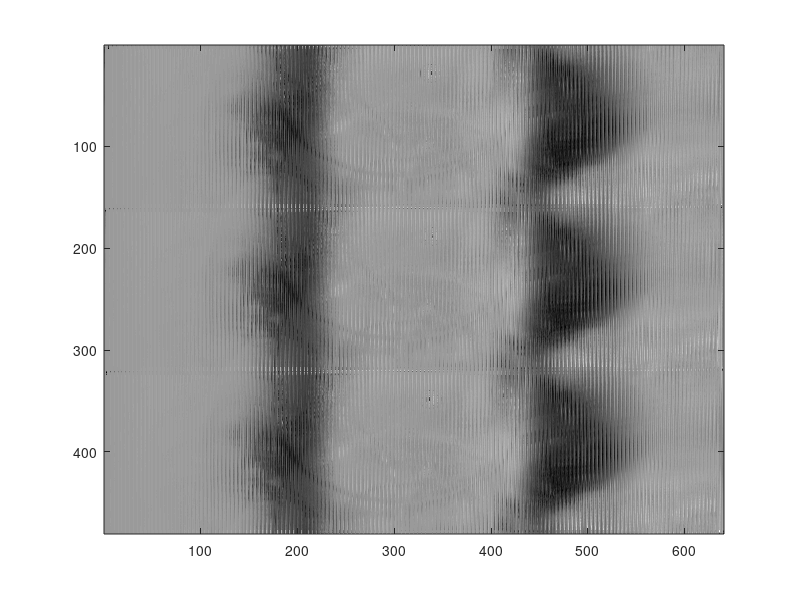
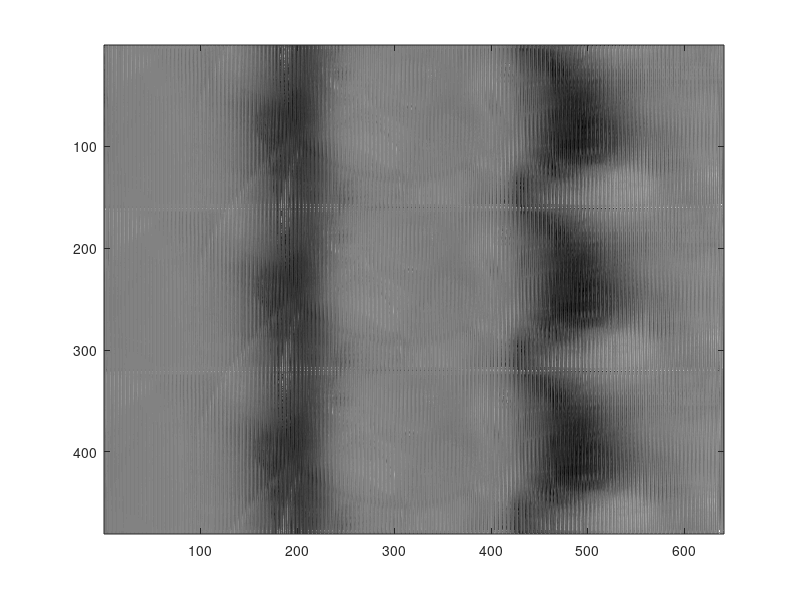

Write the MATLAB code that produced these figures, in order.
clear
clc

% load('f.mat');
% load('net.mat');
% 
% ans = net(f);
% ans = reshape(ans, 480, 640);

load('a1000.mat');
figure;
imagesc(a);
colormap gray;

load('a10.mat');
figure;
imagesc(a);
colormap gray;

% imFile = strcat('ICE/', 'ansSclera1.bmp');
% scleraImage = imread(imFile);
% figure;
% imshow(scleraImage);
